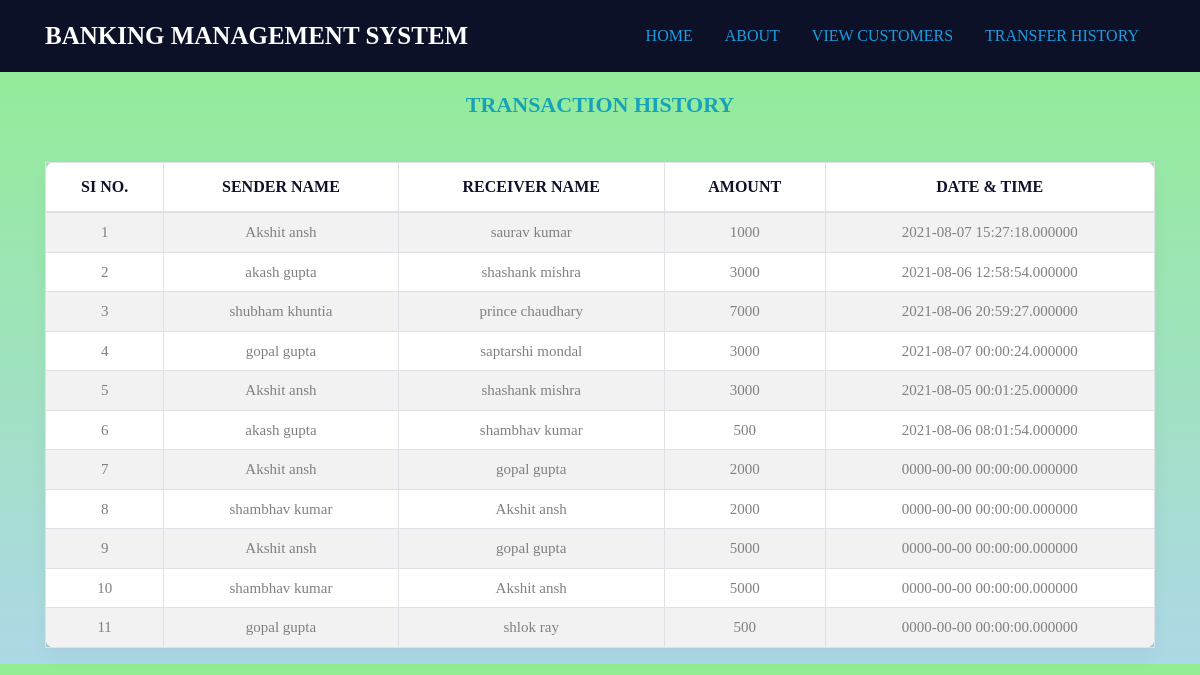
The page /history.php on the database its author committed.
### tables this page shows
CREATE TABLE `transaction` (
  `sl. no.` int(5) NOT NULL,
  `sender` varchar(50) NOT NULL,
  `receiver` varchar(50) NOT NULL,
  `amount` int(50) NOT NULL,
  `date and time` datetime(6) NOT NULL
);

### history.php (the view, shortened to what this page needs)
<!DOCTYPE html>
<html>
<head>
    <?php include 'links.php'?>
    <?php include 'navbar.php'?>
    <link rel="stylesheet" href="CSS/history.css">
</head>
<body>
	<div class="container">
        <h1 style="color:#17a2b8;">Transaction HISTORY</h1>
       <br>
       <div class="table-responsive-sm">
    <table class="table table-hover table-striped table-condensed table-bordered text-white ">
        <thead>
            <tr>
                <th class="text-center" style="color:#0d1128;">Si No.</th>
                <th class="text-center" style="color:#0d1128;">Sender Name</th>
                <th class="text-center" style="color:#0d1128;">Receiver Name</th>
                <th class="text-center" style="color:#0d1128;">Amount</th>
                <th class="text-center" style="color:#0d1128;">Date & Time</th>
            </tr>
        </thead>
        <tbody>
        <?php
            include 'connection.php';
            $sql ="select * from transaction";
            $query =mysqli_query($con, $sql);
            while($rows = mysqli_fetch_assoc($query))
            {
        ?>
            <tr>
            <td class="py-2"><?php echo $rows['sl. no.']; ?></td>
            <td class="py-2"><?php echo $rows['sender']; ?></td>
            <td class="py-2"><?php echo $rows['receiver']; ?></td>
            <td class="py-2"><?php echo $rows['amount']; ?> </td>
            <td class="py-2"><?php echo $rows['date and time']; ?> </td>
            </tr>
        <?php
            }
        ?>
        </tbody>
    </table>
    </div>
</div>
</body>
</html>

### links.php (shortened to what this page needs)
<!DOCTYPE html>
<html>
<head>
	<link rel="stylesheet" href="https://maxcdn.bootstrapcdn.com/bootstrap/4.5.2/css/bootstrap.min.css">
	<link rel="stylesheet" href="https://stackpath.bootstrapcdn.com/font-awesome/4.7.0/css/font-awesome.min.css">
</head>
<body>
</body>
</html>

### navbar.php (shortened to what this page needs)
<!DOCTYPE html>
<html>
<head>
	<?php include 'links.php'?>
	<link rel="stylesheet" href="CSS/navbar.css">
</head>
<body>
	<div class="bgimg" style="background-color:#0d1128;">
		<nav class="navbar navbar-expand-md ">
			<div class="container">
				<a href="" class="navbar-brand font-weight-bold" id="head" style="color: white;">BANKING MANAGEMENT SYSTEM</a>
				<div class="collapse navbar-collapse" id="collapsenavbar">
				<ul class="navbar-nav ml-auto">
					<li class="nav-item"> <a href="index.php" class="nav-link  p-3" id="menu" style="color: #1b9ce3;"> Home </a></li>
					<li class="nav-item"> <a href="#about" class="nav-link  p-3" id="menu" style="color: #1b9ce3;"> About </a></li>
					<li class="nav-item"> <a href="users.php" class="nav-link  p-3" id="menu" style="color: #1b9ce3;"> View Customers </a></li>
					<li class="nav-item"> <a href="history.php" class="nav-link p-3" id="menu" style="color: #1b9ce3;"> Transfer History </a></li>
				</ul>
				</div>
			</div>
		</nav>
	</div>
</body>
</html>

### CSS/navbar.css (style rules this page uses)
* { margin:0; padding: 0; box-sizing: border-box; font-family:Georgia, 'Times New Roman', Times, serif; }
#head { font-size: 25px; color:coral; animation: head 7s linear infinite; overflow: hidden; white-space: nowrap; }
#menu { text-decoration: none; }
ul li a { text-decoration: none; text-transform: uppercase; color: white; position: relative; padding: 10px; }
ul li a:before { content: ""; position: absolute; left: 0; top: 70%; width: 0px; height: .1rem; background-color: aqua; transition: all 0.5s linear; }

### CSS/history.css (style rules this page uses)
* { margin: 0; padding:0; box-sizing: border-box; }
body { background:linear-gradient(lightgreen,lightblue); }
h1 { font-size: 22px; color: #e84393; text-align: center; margin-top: 20px; margin-bottom: 20px; text-transform: uppercase; font-weight: bold; }
table { border-collapse: collapse; background-color: #fff; box-shadow: 0 10px 20px 0 rgba(0,0,0,.04); border-radius: 10px; margin: auto; }
th,td { border: 1px solid #f2f2f2; padding: 6px 30px; text-align: center; color: grey; }
th { text-transform: uppercase; font-size: 16px; color:coral; }
td { font-size: 15px; }

### rows shown on the page
transaction: value "1", sender "Akshit ansh", receiver "saurav kumar", amount "1000", date and time "2021-08-07 15:27:18.000000"
transaction: value "2", sender "akash gupta", receiver "shashank mishra", amount "3000", date and time "2021-08-06 12:58:54.000000"
transaction: value "3", sender "shubham khuntia", receiver "prince chaudhary", amount "7000", date and time "2021-08-06 20:59:27.000000"
transaction: value "4", sender "gopal gupta", receiver "saptarshi mondal", amount "3000", date and time "2021-08-07 00:00:24.000000"
transaction: value "5", sender "Akshit ansh", receiver "shashank mishra", amount "3000", date and time "2021-08-05 00:01:25.000000"
transaction: value "6", sender "akash gupta", receiver "shambhav kumar", amount "500", date and time "2021-08-06 08:01:54.000000"
transaction: value "7", sender "Akshit ansh", receiver "gopal gupta", amount "2000", date and time "0000-00-00 00:00:00.000000"
transaction: value "8", sender "shambhav kumar", receiver "Akshit ansh", amount "2000", date and time "0000-00-00 00:00:00.000000"
transaction: value "9", sender "Akshit ansh", receiver "gopal gupta", amount "5000", date and time "0000-00-00 00:00:00.000000"
transaction: value "10", sender "shambhav kumar", receiver "Akshit ansh", amount "5000", date and time "0000-00-00 00:00:00.000000"
transaction: value "11", sender "gopal gupta", receiver "shlok ray", amount "500", date and time "0000-00-00 00:00:00.000000"
